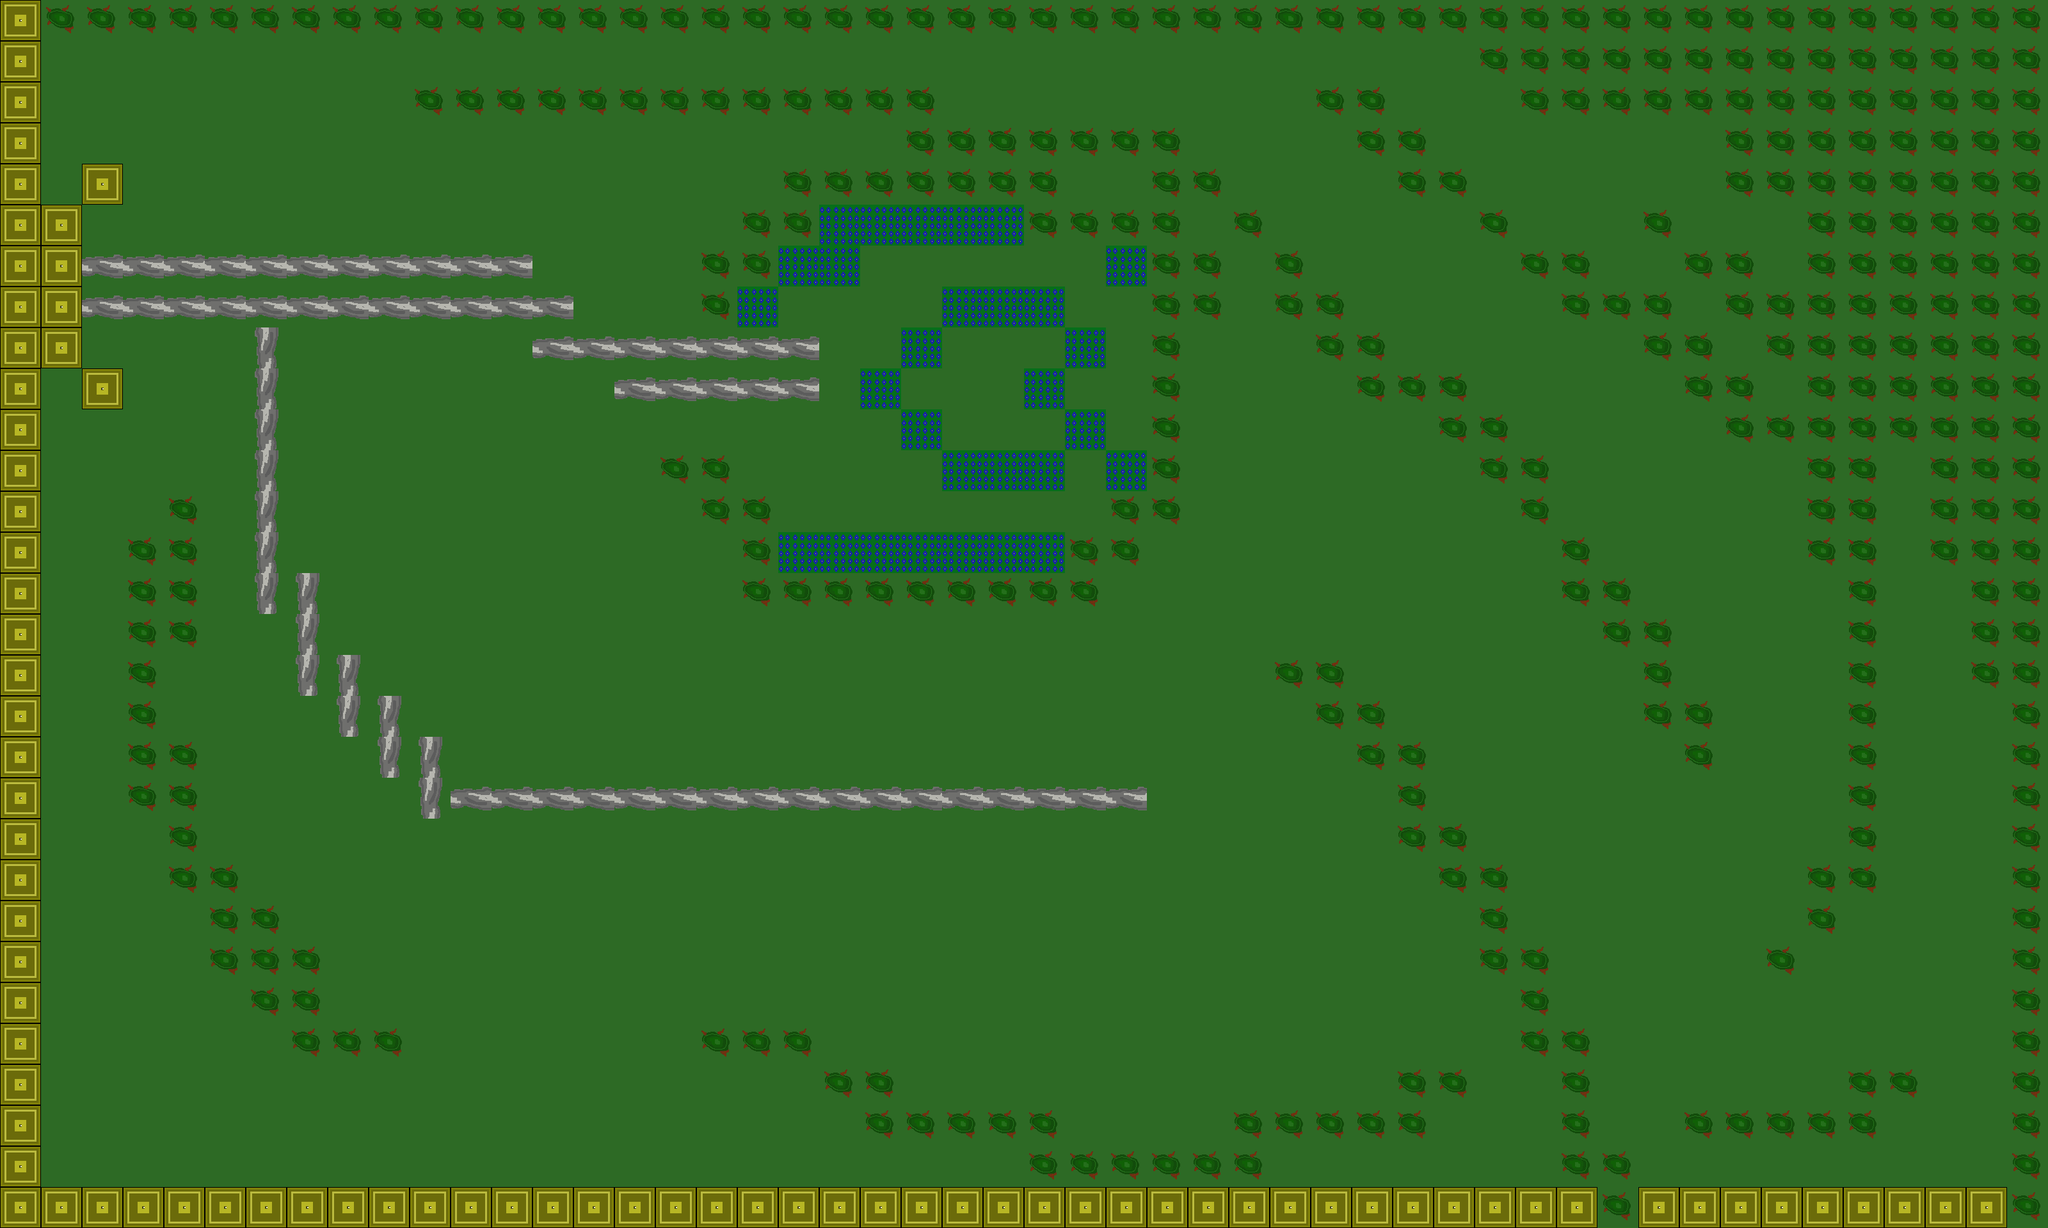

Tiled map render using the project's own tile images. Description and the map definition, with tile-layer contents summarised, below:
An orthogonal 50x30 tile map with 64x64 px tiles, 2 tile layers (Слой тайлов 1, walls) and 102 objects (81x wall, 18x spider, 2x heal, player).

<map version="1.4" tiledversion="1.4.3" orientation="orthogonal" renderorder="right-down" width="50" height="30" tilewidth="64" tileheight="64" infinite="0" nextlayerid="5" nextobjectid="105">
 <tileset firstgid="1" source="../img/ground2.tsx" />
 <layer id="1" name="Слой тайлов 1" width="50" height="30">
  <data>[1500 cells, 1500 non-empty, 1 distinct tile ids]</data>
 </layer>
 <layer id="2" name="walls" width="50" height="30">
  <data>[1500 cells, 542 non-empty, 4 distinct tile ids]</data>
 </layer>
 <objectgroup id="4" name="items">
  <object id="103" name="heal" x="1585.33" y="606.667" />
  <object id="104" name="heal" x="1053.5" y="482.333" />
 </objectgroup>
 <objectgroup id="3" name="Слой объектов 1">
  <object id="1" name="wall" x="-1.33333" y="2.66667" width="64" height="1914.67" />
  <object id="2" name="wall" x="72" y="1862.66" width="3144" height="50.67" />
  <object id="3" name="wall" x="201.333" y="845.695" width="48.8485" height="423.761" />
  <object id="4" name="wall" x="263.455" y="1163.88" width="51.8788" height="244.973" />
  <object id="5" name="wall" x="325.576" y="1344.18" width="51.8788" height="196.488" />
  <object id="6" name="wall" x="392.242" y="1416.91" width="54.9091" height="172.246" />
  <object id="7" name="wall" x="454.061" y="1468.18" width="50.5455" height="192.973" />
  <object id="8" name="wall" x="518.061" y="1601.51" width="109.212" height="59.6397" />
  <object id="9" name="wall" x="259.394" y="770.847" width="51.8788" height="244.973" />
  <object id="10" name="wall" x="69.9394" y="-0.607727" width="3142.3" height="57.9427" />
  <object id="11" name="wall" x="71.0303" y="319.938" width="51.8788" height="244.973" />
  <object id="12" name="wall" x="2818.39" y="129.029" width="53" height="744.973" />
  <object id="13" name="wall" x="2310.06" y="73.5135" width="168.879" height="46.973" />
  <object id="14" name="wall" x="2685.06" y="68.5135" width="51.8788" height="244.973" />
  <object id="15" name="wall" x="2362.06" y="118.514" width="313.879" height="69.973" />
  <object id="16" name="wall" x="2756.06" y="73.5135" width="51.8788" height="244.973" />
  <object id="17" name="wall" x="2881.06" y="646.514" width="51.8788" height="748.973" />
  <object id="18" name="wall" x="2818.06" y="1345.51" width="51.8788" height="110.973" />
  <object id="19" name="wall" x="2756.06" y="1483.51" width="51.8788" height="38.973" />
  <object id="20" name="wall" x="3139.06" y="997.514" width="51.8788" height="856.973" />
  <object id="21" name="wall" x="3077.06" y="831.514" width="51.8788" height="244.973" />
  <object id="22" name="wall" x="3011.06" y="653.514" width="51.8788" height="244.973" />
  <object id="23" name="wall" x="2946.06" y="469.514" width="51.8788" height="244.973" />
  <object id="24" name="wall" x="2698.06" y="388.514" width="51.8788" height="298.973" />
  <object id="25" name="wall" x="2626.06" y="388.514" width="51.8788" height="244.973" />
  <object id="26" name="wall" x="2563.06" y="456.514" width="51.8788" height="106.973" />
  <object id="27" name="wall" x="2564.06" y="334.514" width="51.8788" height="34.973" />
  <object id="28" name="wall" x="2759.06" y="455.514" width="51.8788" height="244.973" />
  <object id="29" name="wall" x="1794.06" y="201.513" width="51.8788" height="618.306" />
  <object id="30" name="wall" x="1407.39" y="201.513" width="375.879" height="43.6397" />
  <object id="31" name="wall" x="644.727" y="128.18" width="826.545" height="59.6397" />
  <object id="32" name="wall" x="1218.06" y="262.847" width="431.879" height="51.6397" />
  <object id="33" name="wall" x="1594.06" y="318.847" width="206.545" height="60.973" />
  <object id="34" name="wall" x="1159.39" y="321.513" width="114.545" height="44.973" />
  <object id="35" name="wall" x="1098.06" y="388.18" width="97.2121" height="46.3063" />
  <object id="36" name="wall" x="1094.06" y="449.514" width="51.8788" height="56.973" />
  <object id="37" name="wall" x="1159.39" y="784.18" width="51.8788" height="147.64" />
  <object id="38" name="wall" x="1094.06" y="717.514" width="51.8788" height="96.973" />
  <object id="39" name="wall" x="1220.73" y="898.847" width="501.212" height="46.3063" />
  <object id="40" name="wall" x="1667.39" y="840.18" width="113.212" height="42.3063" />
  <object id="41" name="wall" x="1734.06" y="780.18" width="51.8788" height="46.3063" />
  <object id="42" name="wall" x="1027.39" y="714.18" width="51.8788" height="46.3063" />
  <object id="43" name="wall" x="132.727" y="266.18" width="51.8788" height="46.3063" />
  <object id="44" name="wall" x="135.394" y="586.18" width="51.8788" height="46.3063" />
  <object id="45" name="wall" x="1926.06" y="332.847" width="51.8788" height="46.3063" />
  <object id="46" name="wall" x="2106.73" y="579.514" width="206.545" height="60.973" />
  <object id="47" name="wall" x="1992.73" y="457.514" width="114.545" height="44.973" />
  <object id="48" name="wall" x="2050.73" y="523.514" width="114.545" height="44.973" />
  <object id="49" name="wall" x="2050.73" y="133.514" width="114.545" height="44.973" />
  <object id="50" name="wall" x="2120.73" y="201.514" width="114.545" height="44.973" />
  <object id="51" name="wall" x="2170.73" y="257.514" width="114.545" height="44.973" />
  <object id="52" name="wall" x="2374.73" y="385.514" width="114.545" height="44.973" />
  <object id="53" name="wall" x="2432.73" y="457.514" width="114.545" height="44.973" />
  <object id="54" name="wall" x="2242.73" y="651.514" width="114.545" height="44.973" />
  <object id="55" name="wall" x="2304.73" y="705.514" width="114.545" height="44.973" />
  <object id="58" name="wall" x="2438.06" y="836.514" width="51.8788" height="106.973" />
  <object id="59" name="wall" x="2502.06" y="912.514" width="51.8788" height="106.973" />
  <object id="60" name="wall" x="2630.06" y="1096.51" width="51.8788" height="106.973" />
  <object id="61" name="wall" x="2570.06" y="986.514" width="51.8788" height="154.973" />
  <object id="62" name="wall" x="2372.06" y="774.514" width="51.8788" height="44.973" />
  <object id="63" name="wall" x="1858.06" y="392.514" width="51.8788" height="106.973" />
  <object id="64" name="wall" x="1858.06" y="256.514" width="51.8788" height="54.973" />
  <object id="65" name="wall" x="2312.06" y="326.514" width="51.8788" height="56.973" />
  <object id="66" name="wall" x="1988.06" y="388.514" width="51.8788" height="58.973" />
  <object id="67" name="wall" x="2048.06" y="1032.51" width="51.8788" height="106.973" />
  <object id="68" name="wall" x="2118.06" y="1100.51" width="51.8788" height="106.973" />
  <object id="69" name="wall" x="2180.06" y="1158.51" width="51.8788" height="182.973" />
  <object id="70" name="wall" x="2240.06" y="1284.51" width="51.8788" height="106.973" />
  <object id="71" name="wall" x="2310.06" y="1344.51" width="51.8788" height="184.973" />
  <object id="72" name="wall" x="2374.06" y="1482.51" width="51.8788" height="168.973" />
  <object id="73" name="wall" x="2436.06" y="1604.51" width="51.8788" height="232.973" />
  <object id="74" name="wall" x="2494.06" y="1794.51" width="51.8788" height="58.973" />
  <object id="75" name="wall" x="2630.06" y="1730.51" width="305.879" height="50.973" />
  <object id="76" name="wall" x="1927.06" y="1732.51" width="305.879" height="50.973" />
  <object id="77" name="wall" x="1611.06" y="1802.51" width="359.879" height="50.973" />
  <object id="78" name="wall" x="1345.06" y="1732.51" width="305.879" height="50.973" />
  <object id="79" name="wall" x="1095.06" y="1610.51" width="177.879" height="50.973" />
  <object id="80" name="wall" x="1287.06" y="1672.51" width="119.879" height="50.973" />
  <object id="81" name="wall" x="2167.06" y="1666.51" width="137.879" height="50.973" />
  <object id="82" name="wall" x="2877.06" y="1668.51" width="133.879" height="50.973" />
  </objectgroup>
</map>
<!-- 20 of 102 objects omitted -->